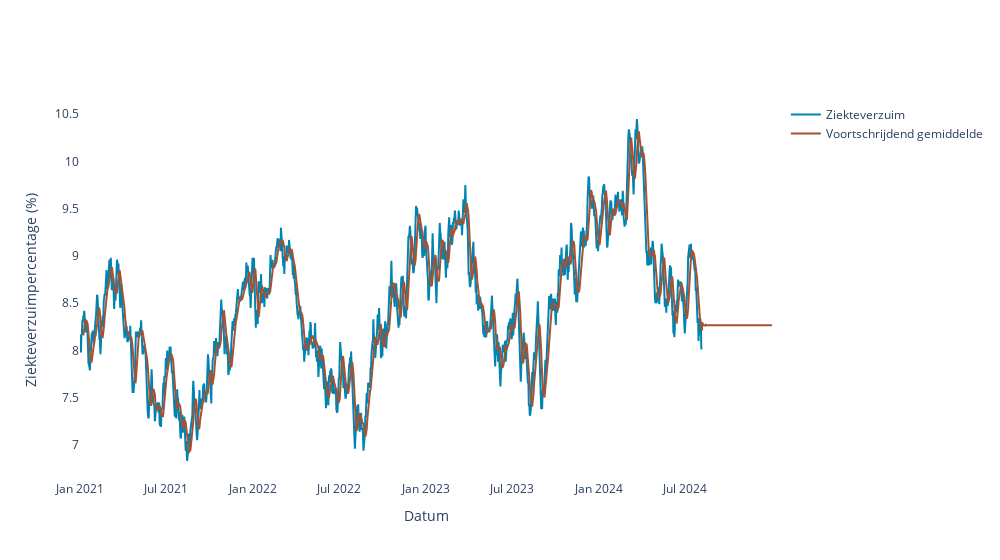

Write notebook code for a chart like this one.
### Markdown cell above
# 2. Kaders van model

Een voorspelling is een schatting voor de toekomst. Afhankelijk van welke eisen je stelt, kun je een model kiezen. Denk aan:
* Welke data kan het model gebruiken? Is deze data er historisch én in de toekomst?
* Hoe ver in de toekomst moet het model voorspellen?
* Op welk detailniveau heb ik een voorspelling nodig?

We kiezen ervoor in deze workshop om de rest van het huidig jaar te voorspellen. Daarnaast houden we de dataset simpel, we gaan enkel uit van de historische reeks van het ziekteverzuimpercentage en de bijbehorende datum.

Om in deze workshop niet te verzanden in complexe modellen, hebben we gekozen voor twee ('eenvoudige') modellen:
* Het voortschrijdend gemiddelde
* Het regressiemodel


#### *Het voortschrijdend gemiddelde*
Het voortschrijdend gemiddelde maakt gebruik van de historische waarden van het onderwerp. Op basis van een aantal voorgaande waarden wordt een gemiddelde berekend. Dit gemiddelde is de voorspeller voor de toekomst. 

**Opgave 2.1.** Stel het voortschrijdend gemiddelde wordt bepaald op basis van de 4 voorgaande waarden. Hoe zien de eerste 2 getallen (a en b) eruit na deze reeks:

*9, 16, 12, 8, 12, a, b*

a = ...

b = ...

Laten we het voortschrijdend gemiddelde toepassen voor het ziekteverzuimpercentage.

### Code cell
voortschrijdend_gemiddelde = voorspel_met_voortschrijdend_gemiddelde(data=data)

### Figure 1 — Plotly figure (JSON) as saved in the notebook; plotly's stock layout.template omitted (floating-point values rounded to 4 significant figures; data arrays with more than 128 entries replaced by an {"elided": "..."} marker saying what was removed)
{"data": [{"line": {"color": "#0084B2"}, "mode": "lines", "name": "Ziekteverzuim", "type": "scatter", "x": {"elided": "1461 str values"}, "y": {"elided": "1461 float values"}}, {"line": {"color": "#a55233"}, "mode": "lines", "name": "Voortschrijdend gemiddelde", "type": "scatter", "x": {"elided": "1461 str values"}, "y": {"elided": "1461 float values"}}], "layout": {"autosize": false, "paper_bgcolor": "white", "plot_bgcolor": "white", "width": 1000, "xaxis": {"title": {"text": "Datum"}}, "yaxis": {"title": {"text": "Ziekteverzuimpercentage (%)"}}}}
